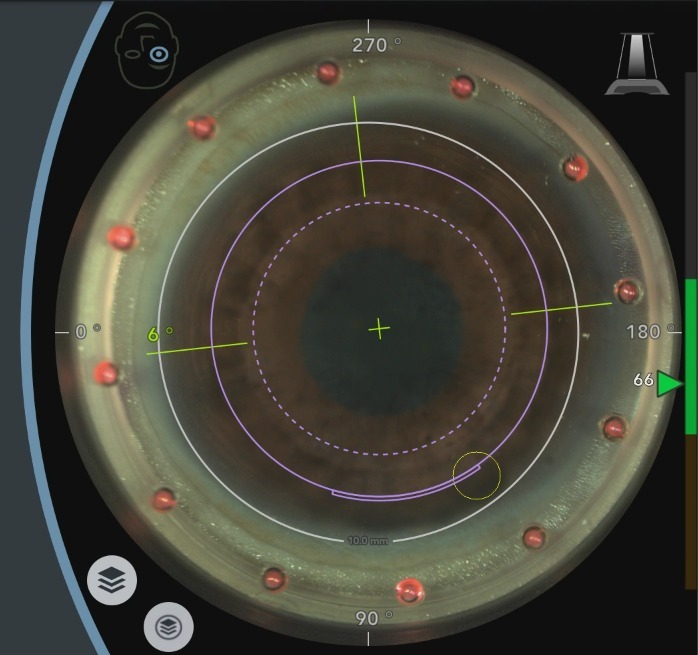
#> input picture clinical_data/clean/eye_01.jpeg, 698 x 655 px; its folder holds only this picture in this run
$ python -i reflection_removal.py   (imports and definitions only)
#> lines starting #> are read from the running program, lines starting #| are printed output that depends on the picture; after the words box and inside, x2 and y2 are one past the last pixel; in counts of white or black regions, pixels touching at a corner belong together
#> further down, picture is the input picture: shape (655, 698, 3); mean B, G, R 57, 67.8, 68.5
### pupil_tracking/utils/logger.py
"""
Audit logging for surgical traceability.

Every detection, every alert, and every configuration change is
recorded in a machine-readable JSON-lines audit file that can be
reviewed post-operatively.
"""

from __future__ import annotations

import io
import json
import logging
import sys
import time
from datetime import datetime
from pathlib import Path
from typing import Any, Dict, Optional


class AuditLogger:
    """Thread-safe logger with console + file + JSON audit trail."""

    def __init__(
        self,
        log_dir: str = "logs",
        session_id: Optional[str] = None,
    ) -> None:
        self.log_dir = Path(log_dir)
        self.log_dir.mkdir(parents=True, exist_ok=True)

        self.session_id = session_id or datetime.now().strftime(
            "%Y%m%d_%H%M%S"
        )

        self._py = logging.getLogger(f"pupil_tracking.{self.session_id}")
        self._py.setLevel(logging.DEBUG)
        self._py.propagate = False

        if not self._py.handlers:
            # console — force UTF-8 on Windows
            try:
                console_stream = io.TextIOWrapper(
                    sys.stdout.buffer, encoding="utf-8", errors="replace",
                    line_buffering=True,
                )
            except AttributeError:
                console_stream = sys.stdout

            ch = logging.StreamHandler(stream=console_stream)
            ch.setLevel(logging.INFO)
            ch.setFormatter(
                logging.Formatter(
                    "%(asctime)s [%(levelname)s] %(message)s",
                    datefmt="%H:%M:%S",
                )
            )
            self._py.addHandler(ch)

            # file — always UTF-8
            fh = logging.FileHandler(
                str(self.log_dir / f"session_{self.session_id}.log"),
                encoding="utf-8",
            )
            fh.setLevel(logging.DEBUG)
            fh.setFormatter(
                logging.Formatter(
                    "%(asctime)s [%(levelname)s] %(name)s: %(message)s"
                )
            )
            self._py.addHandler(fh)

        self._audit_path = (
            self.log_dir / f"audit_{self.session_id}.jsonl"
        )
        self._audit_fh = open(
            str(self._audit_path), "a", encoding="utf-8"
        )
        self._py.info("Session started: %s", self.session_id)

    # ── structured audit ────────────────────────────────────────

    # [17 lines left out: functions _write_audit, log_detection, log_alert, not called in this run]

    # ── convenience ─────────────────────────────────────────────

    def info(self, msg: str, *args: Any) -> None:
        self._py.info(msg, *args)

    def warning(self, msg: str, *args: Any) -> None:
        self._py.warning(msg, *args)

    def error(self, msg: str, *args: Any) -> None:
        self._py.error(msg, *args)

    def debug(self, msg: str, *args: Any) -> None:
        self._py.debug(msg, *args)

    # ── lifecycle ───────────────────────────────────────────────

    def close(self) -> None:
        if self._audit_fh and not self._audit_fh.closed:
            self._audit_fh.close()

    # [5 lines left out: function __del__, not called in this run]


# ── global singleton ────────────────────────────────────────────────

_logger: Optional[AuditLogger] = None


def get_logger() -> AuditLogger:
    global _logger
    if _logger is None:
        _logger = AuditLogger()
    return _logger


def set_logger(logger: AuditLogger) -> None:
    global _logger
    _logger = logger

### pupil_tracking/preprocessing/reflection_removal.py
"""
Specular reflection removal for clinical eye images.

Clinical eye images frequently contain bright specular reflections
from the microscope illumination. These reflections can:
    - Fragment the pupil segmentation mask
    - Create false edges in the iris region
    - Distort ellipse fitting

This module detects and inpaints specular reflections while
preserving the underlying anatomy.

Two speed tiers:
    * fast  — simple threshold + small Telea inpaint (~0.3-0.8 ms
              on 320×320).  Good for per-frame video use.
    * full  — bilateral pre-smooth, blue-channel detection,
               larger inpaint radius (~2-4 ms on 640×480).

Plan-aligned changes:
    - Added use_bilateral_pre for full-quality path (A3)
    - Added blue-channel highlight detection for surgical LEDs
    - Added roi_mask parameter to restrict detection area
    - Preserved existing API for backward compatibility
    - Added red-light reflection detection for surgical illumination
"""

from __future__ import annotations

from typing import Optional, Tuple

import cv2
import numpy as np

from pupil_tracking.utils.logger import get_logger


class ReflectionRemover:
    """Detect and remove specular reflections from eye images.

    Usage
    -----
    >>> remover = ReflectionRemover()
    >>> clean, mask = remover.remove(image_bgr)

    # Fast mode for video (smaller params):
    >>> remover = ReflectionRemover(
    ...     brightness_threshold=225,
    ...     min_reflection_area=10,
    ...     inpaint_radius=3,
    ... )

    # Full quality for single images:
    >>> remover = ReflectionRemover(
    ...     brightness_threshold=220,
    ...     min_reflection_area=15,
    ...     inpaint_radius=5,
    ...     use_bilateral_pre=True,
    ... )
    """

    def __init__(
        self,
        brightness_threshold: int = 230,
        saturation_threshold: int = 40,
        min_reflection_area: int = 20,
        max_reflection_area_frac: float = 0.05,
        dilation_size: int = 5,
        inpaint_radius: int = 7,
        use_bilateral_pre: bool = False,
        detect_blue_highlights: bool = True,
        blue_threshold_offset: int = 10,
        detect_red_highlights: bool = True,
        red_threshold_offset: int = 15,
    ) -> None:
        """
        Parameters
        ----------
        brightness_threshold : int
            Pixels brighter than this in the V channel are candidates.
        saturation_threshold : int
            Reflections have low saturation (near white).
        min_reflection_area : int
            Minimum area in pixels for a reflection blob.
        max_reflection_area_frac : float
            Maximum fraction of image area for a single reflection.
        dilation_size : int
            Dilate the reflection mask to cover edges.
        inpaint_radius : int
            Radius for cv2.inpaint().
        use_bilateral_pre : bool
            Apply bilateral filter before detection for full-quality
            mode.  Reduces noise-induced false positives but costs
            ~1-2ms extra.
        detect_blue_highlights : bool
            Also detect blue-channel highlights (common under surgical
            LED illumination).
        blue_threshold_offset : int
            Blue channel threshold = brightness_threshold + this offset.
        detect_red_highlights : bool
            Detect red-channel highlights (common from surgical red
            illumination lights that can cause false pupil detection).
        red_threshold_offset : int
            Red channel threshold = brightness_threshold + this offset.
        """
        self.brightness_threshold = brightness_threshold
        self.saturation_threshold = saturation_threshold
        self.min_reflection_area = min_reflection_area
        self.max_reflection_area_frac = max_reflection_area_frac
        self.dilation_size = dilation_size
        self.inpaint_radius = inpaint_radius
        self.use_bilateral_pre = use_bilateral_pre
        self.detect_blue_highlights = detect_blue_highlights
        self.blue_threshold_offset = blue_threshold_offset
        self.detect_red_highlights = detect_red_highlights
        self.red_threshold_offset = red_threshold_offset
        self.logger = get_logger()

        # Pre-allocate dilation kernel
        if dilation_size > 0:
            self._dilate_kernel = cv2.getStructuringElement(
                cv2.MORPH_ELLIPSE,
                (dilation_size, dilation_size),
            )
        else:
            self._dilate_kernel = None

    def remove(
        self,
        image: np.ndarray,
        *,
        roi_mask: Optional[np.ndarray] = None,
    ) -> Tuple[np.ndarray, np.ndarray]:
        """Detect and inpaint specular reflections.

        Parameters
        ----------
        image : np.ndarray  BGR uint8  (H, W, 3) or grayscale (H, W)
        roi_mask : np.ndarray | None
            Optional mask (255 = region of interest).  Reflections
            outside the ROI are ignored.  Useful to restrict detection
            to the cornea area.

        Returns
        -------
        (cleaned_image, reflection_mask)
            cleaned_image : same format as input, with reflections inpainted
            reflection_mask : binary uint8 (0/255) showing where
                reflections were found
        """
        if image is None or image.size == 0:
            h, w = image.shape[:2] if image is not None else (0, 0)
            return image, np.zeros((h, w), dtype=np.uint8)

        # Phase 1: Handle grayscale input
        is_grayscale = image.ndim == 2 or (image.ndim == 3 and image.shape[2] == 1)
        if is_grayscale:
            if image.ndim == 2:
                work_image = cv2.cvtColor(image, cv2.COLOR_GRAY2BGR)
            else:
                work_image = cv2.cvtColor(image, cv2.COLOR_GRAY2BGR)
        else:
            work_image = image

        # Detect reflections (always on BGR)
        mask = self._detect_reflections(work_image, roi_mask=roi_mask)

        if not np.any(mask):
            return image, mask

        # Count reflection pixels for logging
        n_reflection = int(np.count_nonzero(mask))
        total = work_image.shape[0] * work_image.shape[1]
        pct = 100.0 * n_reflection / total

        self.logger.debug(
            "Reflections: %d pixels (%.1f%% of image)",
            n_reflection,
            pct,
        )

        # Inpaint on BGR image
        cleaned_bgr = cv2.inpaint(
            work_image, mask, self.inpaint_radius, cv2.INPAINT_TELEA
        )

        # Phase 1: convert back to grayscale if input was grayscale
        if is_grayscale:
            cleaned = cv2.cvtColor(cleaned_bgr, cv2.COLOR_BGR2GRAY)
        else:
            cleaned = cleaned_bgr

        return cleaned, mask

    def _detect_reflections(
        self,
        image: np.ndarray,
        *,
        roi_mask: Optional[np.ndarray] = None,
    ) -> np.ndarray:
        """Detect specular reflection regions.

        Strategy:
        1. (Optional) bilateral pre-filter for noise reduction
        2. Convert to HSV
        3. Find pixels that are very bright (high V) AND
           low saturation (near white)
        4. (Optional) Also detect blue-channel highlights from
            surgical LED illumination
        5. (Optional) Detect red-channel highlights from surgical
            red illumination lights that cause false pupil detection
        6. Combine candidates
        7. Restrict to ROI if provided
        8. Filter by connected component size
        9. Dilate to cover reflection edges
        """
        h, w = image.shape[:2]
        total_area = h * w
        max_blob_area = int(total_area * self.max_reflection_area_frac)

        # Optional bilateral pre-filter (full-quality mode)
        if self.use_bilateral_pre:
            work = cv2.bilateralFilter(image, d=5, sigmaColor=40, sigmaSpace=40)
        else:
            work = image

        # --- HSV-based detection (bright + desaturated) ---
        hsv = cv2.cvtColor(work, cv2.COLOR_BGR2HSV)
#> hsv: shape (655, 698, 3); mean H, S, V 35.1, 53.7, 72.6
        _, s_channel, v_channel = cv2.split(hsv)
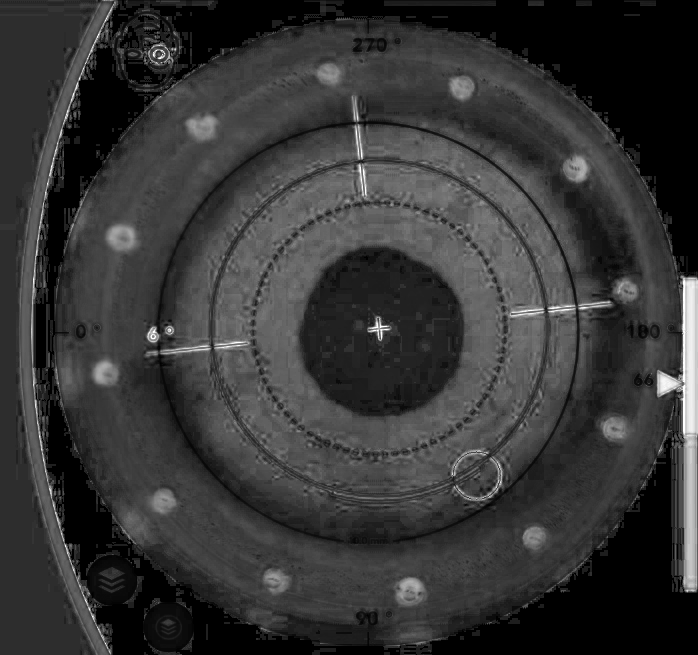
#> s_channel: shape (655, 698); min 0, max 255, mean 53.7

        bright = v_channel >= self.brightness_threshold
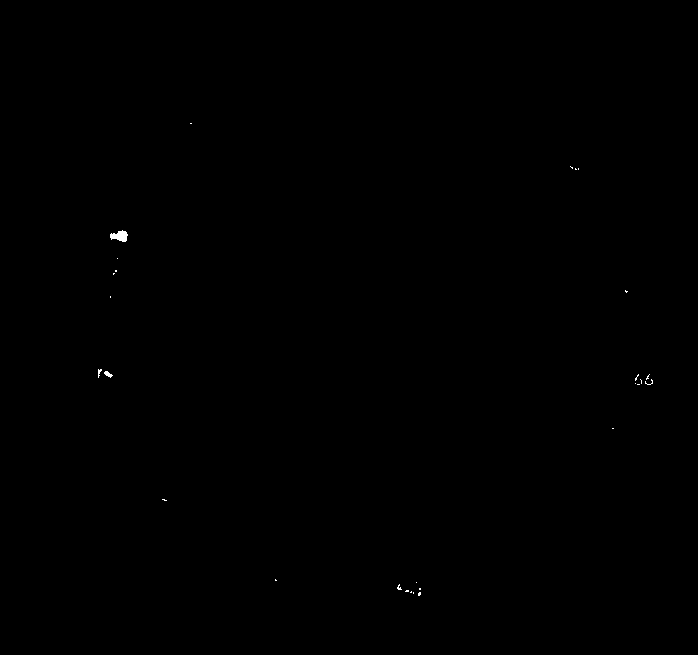
#> bright: shape (655, 698) bool; 0.07% white; 28 white regions (26 under 20 px), largest, box (x1, y1, x2, y2) and area: (110, 230, 128, 242) 140, (104, 371, 113, 378) 33
        desat = s_channel <= self.saturation_threshold
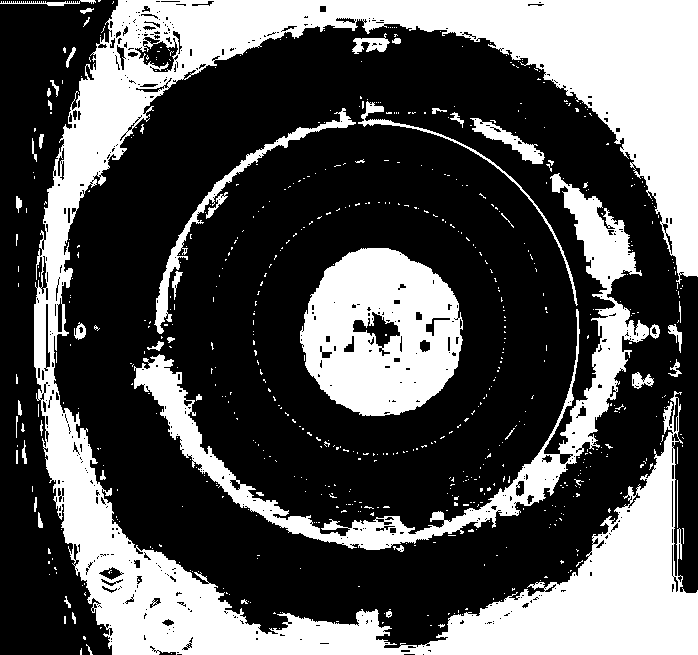
#> desat: shape (655, 698) bool; 33.5% white; 646 white regions (594 under 20 px), largest, box (x1, y1, x2, y2) and area: (34, 0, 698, 655) 104640, (300, 248, 463, 416) 19476, (134, 173, 649, 550) 19411
        candidates = (bright & desat).astype(np.uint8) * 255
#> candidates: shape (655, 698); 0.01% white in thin lines or dots, all inside (x1, y1, x2, y2) = (635, 374, 653, 385)

        # --- Blue-channel highlights (surgical LED) ---
        if self.detect_blue_highlights:
            blue = work[:, 0] if work.ndim == 2 else work[:, :, 0]
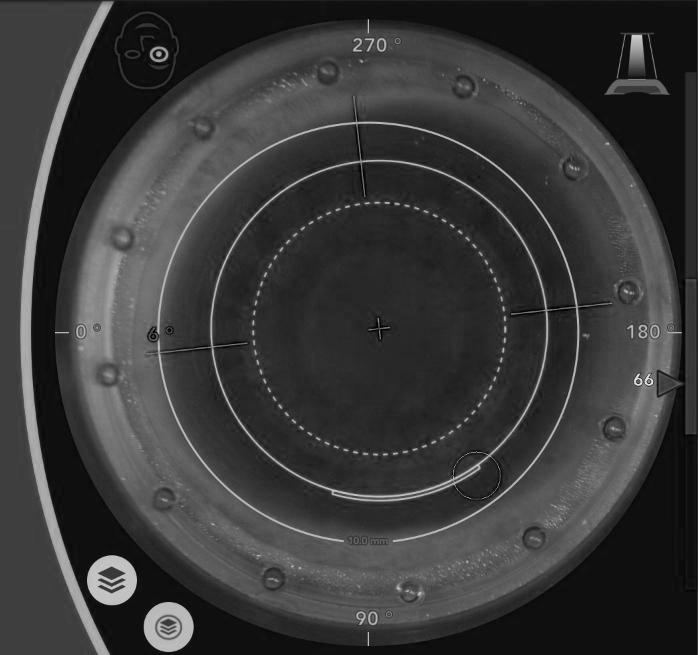
#> blue: shape (655, 698); min 0, max 235, mean 57
            blue_thresh = min(
                self.brightness_threshold + self.blue_threshold_offset,
                254,
            )
            _, blue_bright = cv2.threshold(blue, blue_thresh, 255, cv2.THRESH_BINARY)
#> blue_bright: shape (655, 698); every value is 0
            candidates = cv2.bitwise_or(candidates, blue_bright)

        # --- Red-channel highlights (surgical red illumination) ---
        # Red lights appear as bright red spots - detect them by:
        # 1. High red channel value
        # 2. Red is dominant (R > G and R > B) OR just very bright red
        # This prevents detecting normal reddish iris as reflection
        if self.detect_red_highlights and work.ndim == 3 and work.shape[2] == 3:
            b, g, r = cv2.split(work)
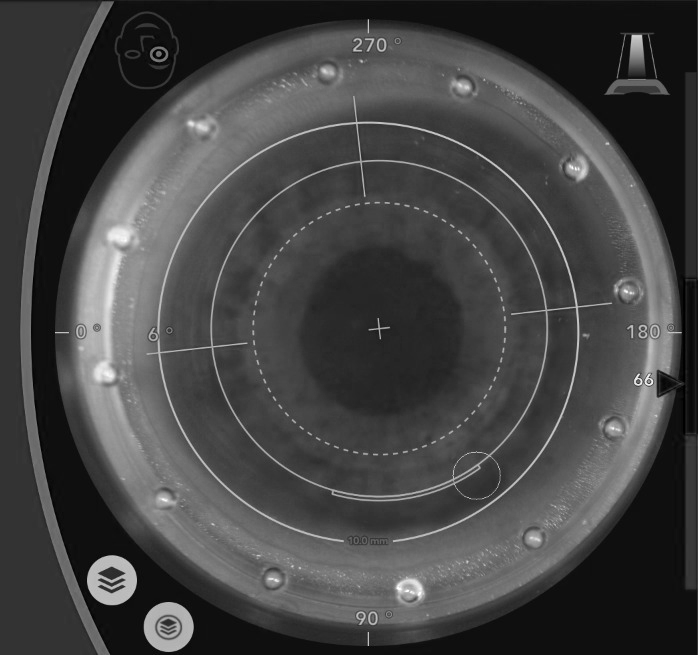
#> r: shape (655, 698); min 0, max 255, mean 68.5

            # Method 1: Bright red channel with saturation check
            red_thresh = min(
                self.brightness_threshold + self.red_threshold_offset,
                254,
            )
            _, red_bright = cv2.threshold(r, red_thresh, 255, cv2.THRESH_BINARY)
#> red_bright: shape (655, 698); 0.01% white in thin lines or dots, all inside (x1, y1, x2, y2) = (107, 167, 627, 595)

            # Method 2: Red-dominant pixels that are also bright
            # R > G + offset AND R > B + offset (to avoid iris coloration)
            red_dominant = ((r > g + 15) & (r > b + 15)).astype(np.uint8) * 255
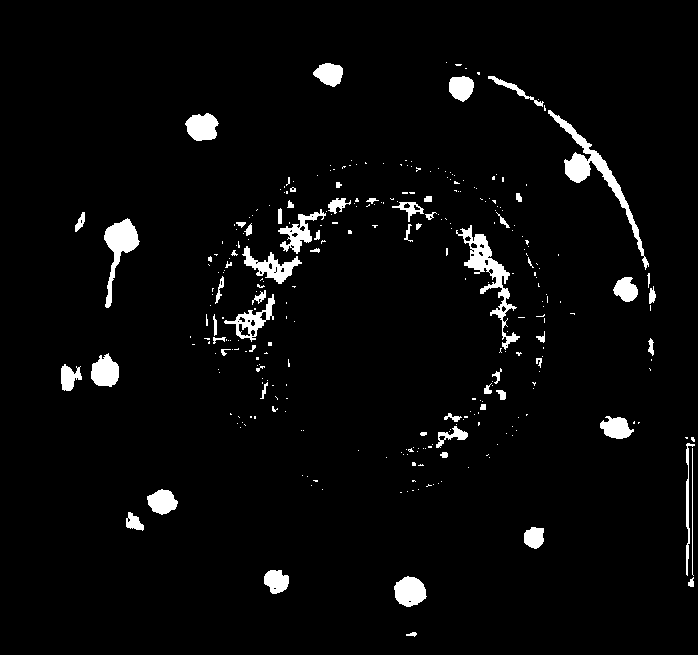
#> red_dominant: shape (655, 698); 3.7% white; 312 white regions (247 under 20 px), largest, box (x1, y1, x2, y2) and area: (548, 110, 649, 270) 1819, (456, 225, 520, 350) 1622, (104, 218, 140, 308) 1156

            # Combine: bright AND (very bright red OR red-dominant)
            hsv_work = cv2.cvtColor(work, cv2.COLOR_BGR2HSV)
            _, sat, _ = cv2.split(hsv_work)

            # Low saturation red is likely a light, not iris
            red_saturated = (sat > 30).astype(np.uint8) * 255
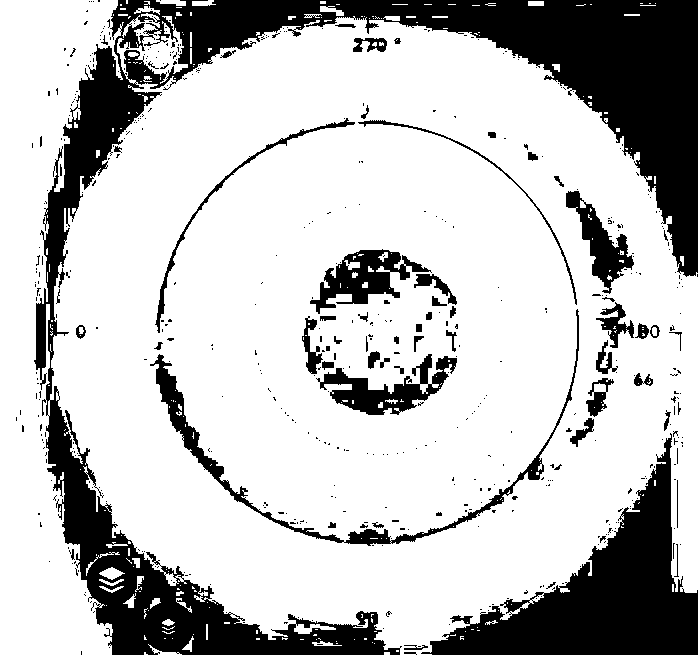
#> red_saturated: shape (655, 698); 75.5% white; 538 black regions (473 under 20 px), largest, box (x1, y1, x2, y2) and area: (34, 0, 698, 655) 69174, (421, 433, 698, 655) 21614, (150, 309, 579, 546) 4427
            red_dominant_filtered = cv2.bitwise_and(
                red_dominant, cv2.bitwise_not(red_saturated)
            )

            # Combine red detection methods
            red_candidates = cv2.bitwise_or(red_bright, red_dominant_filtered)

            # Also detect red that is very bright regardless of dominance
            # (handles case where red light is extremely bright)
            very_bright_red = (r > 240).astype(np.uint8) * 255
#> very_bright_red: shape (655, 698); 0.02% white in thin lines or dots, all inside (x1, y1, x2, y2) = (106, 167, 653, 595)
            red_candidates = cv2.bitwise_or(red_candidates, very_bright_red)

            candidates = cv2.bitwise_or(candidates, red_candidates)

        # --- Also catch pure-white via grayscale ---
        gray = cv2.cvtColor(work, cv2.COLOR_BGR2GRAY)
        _, gray_bright = cv2.threshold(
            gray, self.brightness_threshold, 255, cv2.THRESH_BINARY
        )
        candidates = cv2.bitwise_or(candidates, gray_bright)

        # --- ROI restriction ---
        if roi_mask is not None:
            candidates = cv2.bitwise_and(candidates, roi_mask)

        # --- Connected components: filter by size ---
        n_labels, labels, stats, _ = cv2.connectedComponentsWithStats(
            candidates, connectivity=8
        )
#> labels: shape (655, 698) int32; 21 distinct labels, from 0 to 20
#> n_labels = 21; stats = 21 rows, first 6: [0, 0, 698, 655, 457077], [572, 167, 1, 2, 2], [575, 168, 1, 1, 1], [116, 235, 3, 3, 7], [121, 237, 6, 4, 16], [625, 291, 2, 1, 2]

        mask = np.zeros((h, w), dtype=np.uint8)
        for i in range(1, n_labels):
            area = stats[i, cv2.CC_STAT_AREA]
            if area < self.min_reflection_area:
                continue
            if area > max_blob_area:
                continue
            mask[labels == i] = 255
#> this loop made 20 passes
#> area on passes 1 to 8: 2, 1, 7, 16, 2, 12, 10, 9

        # --- Dilate to cover the halo around reflections ---
        if self._dilate_kernel is not None and np.any(mask):
            mask = cv2.dilate(mask, self._dilate_kernel, iterations=1)

        return mask

    def detect_only(self, image: np.ndarray) -> np.ndarray:
        """Return the reflection mask without inpainting."""
        return self._detect_reflections(image)

    # [28 lines left out: function get_reflection_stats, not called in this run]

>>> import cv2
>>> picture = cv2.imread('../../clinical_data/clean/eye_01.jpeg')
>>> result = ReflectionRemover().remove(picture)
